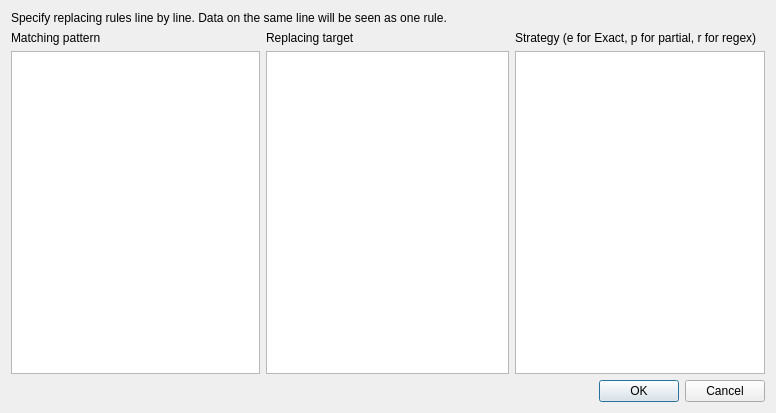
<?xml version="1.0" encoding="UTF-8"?>
<ui version="4.0">
 <class>CopyOrReplaceByAliasRulesMultiLineEditorDialog</class>
 <widget class="QDialog" name="CopyOrReplaceByAliasRulesMultiLineEditorDialog">
  <property name="geometry">
   <rect>
    <x>0</x>
    <y>0</y>
    <width>776</width>
    <height>413</height>
   </rect>
  </property>
  <property name="windowTitle">
   <string>Edit rules</string>
  </property>
  <layout class="QGridLayout" name="gridLayout">
   <item row="1" column="0">
    <widget class="QLabel" name="label">
     <property name="text">
      <string>Matching pattern</string>
     </property>
    </widget>
   </item>
   <item row="1" column="1">
    <widget class="QLabel" name="label_2">
     <property name="text">
      <string>Replacing target</string>
     </property>
    </widget>
   </item>
   <item row="1" column="3">
    <widget class="QLabel" name="label_3">
     <property name="text">
      <string>Strategy (e for Exact, p for partial, r for regex)</string>
     </property>
    </widget>
   </item>
   <item row="2" column="0">
    <widget class="QPlainTextEdit" name="matchPatternEdit">
     <property name="tabChangesFocus">
      <bool>true</bool>
     </property>
    </widget>
   </item>
   <item row="2" column="1" colspan="2">
    <widget class="QPlainTextEdit" name="targetPatternEdit">
     <property name="tabChangesFocus">
      <bool>true</bool>
     </property>
    </widget>
   </item>
   <item row="2" column="3">
    <widget class="QPlainTextEdit" name="strategyEdit">
     <property name="tabChangesFocus">
      <bool>true</bool>
     </property>
    </widget>
   </item>
   <item row="0" column="0" colspan="4">
    <widget class="QLabel" name="label_4">
     <property name="text">
      <string>Specify replacing rules line by line. Data on the same line will be seen as one rule.</string>
     </property>
    </widget>
   </item>
   <item row="3" column="0" colspan="4">
    <widget class="QDialogButtonBox" name="buttonBox">
     <property name="orientation">
      <enum>Qt::Horizontal</enum>
     </property>
     <property name="standardButtons">
      <set>QDialogButtonBox::Cancel|QDialogButtonBox::Ok</set>
     </property>
    </widget>
   </item>
  </layout>
 </widget>
 <resources/>
 <connections>
  <connection>
   <sender>buttonBox</sender>
   <signal>accepted()</signal>
   <receiver>CopyOrReplaceByAliasRulesMultiLineEditorDialog</receiver>
   <slot>accept()</slot>
   <hints>
    <hint type="sourcelabel">
     <x>229</x>
     <y>388</y>
    </hint>
    <hint type="destinationlabel">
     <x>157</x>
     <y>274</y>
    </hint>
   </hints>
  </connection>
  <connection>
   <sender>buttonBox</sender>
   <signal>rejected()</signal>
   <receiver>CopyOrReplaceByAliasRulesMultiLineEditorDialog</receiver>
   <slot>reject()</slot>
   <hints>
    <hint type="sourcelabel">
     <x>297</x>
     <y>394</y>
    </hint>
    <hint type="destinationlabel">
     <x>286</x>
     <y>274</y>
    </hint>
   </hints>
  </connection>
 </connections>
</ui>
